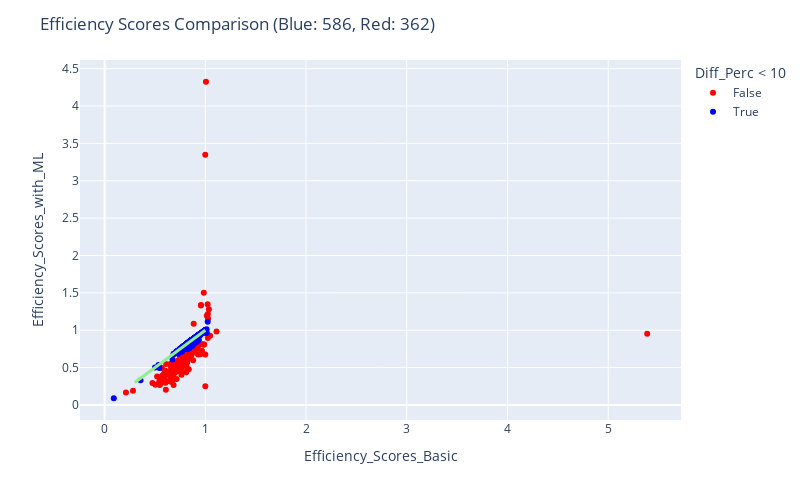

The cell this chart's notebook holds for it:
### Code cell
fig = px.scatter(df_res, x="Efficiency_Scores_Basic", y="Efficiency_Scores_with_ML", color = "Diff_Perc < 10", color_discrete_map= {True:"blue", False: "red"},
                 hover_data=["Efficiency_Scores_Basic", "Efficiency_Scores_with_ML", "Diff_Perc"] + [df_res.index])

fig.add_traces(
    list(px.line(x = np.linspace(0.3, 1, num=2), y = np.linspace(0.3, 1, num=2)).select_traces())
)

fig.update_traces(line_color='lightgreen', line_width=3)

fig.update_layout(
    autosize=False,
    width=800,
    height=500,
    title_text=f"Efficiency Scores Comparison (Blue: {blue}, Red: {red})",
)

fig.show()

### Figure 1 — Plotly figure (JSON) as saved in the notebook; plotly's stock layout.template omitted (floating-point values rounded to 4 significant figures; data arrays with more than 128 entries replaced by an {"elided": "..."} marker saying what was removed)
{"data": [{"customdata": {"elided": "362x2 float values"}, "hovertemplate": "Diff_Perc < 10=False<br>Efficiency_Scores_Basic=%{x}<br>Efficiency_Scores_with_ML=%{y}<br>Diff_Perc=%{customdata[0]}<br>index=%{customdata[1]}<extra></extra>", "legendgroup": "False", "line": {"color": "lightgreen", "width": 3}, "marker": {"color": "red", "symbol": "circle"}, "mode": "markers", "name": "False", "orientation": "v", "showlegend": true, "type": "scatter", "x": {"elided": "362 float values"}, "xaxis": "x", "y": {"elided": "362 float values"}, "yaxis": "y"}, {"customdata": {"elided": "586x2 float values"}, "hovertemplate": "Diff_Perc < 10=True<br>Efficiency_Scores_Basic=%{x}<br>Efficiency_Scores_with_ML=%{y}<br>Diff_Perc=%{customdata[0]}<br>index=%{customdata[1]}<extra></extra>", "legendgroup": "True", "line": {"color": "lightgreen", "width": 3}, "marker": {"color": "blue", "symbol": "circle"}, "mode": "markers", "name": "True", "orientation": "v", "showlegend": true, "type": "scatter", "x": {"elided": "586 float values"}, "xaxis": "x", "y": {"elided": "586 float values"}, "yaxis": "y"}, {"hovertemplate": "x=%{x}<br>y=%{y}<extra></extra>", "legendgroup": "", "line": {"color": "lightgreen", "dash": "solid", "width": 3}, "marker": {"symbol": "circle"}, "mode": "lines", "name": "", "orientation": "v", "showlegend": false, "type": "scatter", "x": [0.3, 1], "xaxis": "x", "y": [0.3, 1], "yaxis": "y"}], "layout": {"autosize": false, "height": 500, "legend": {"title": {"text": "Diff_Perc < 10"}, "tracegroupgap": 0}, "margin": {"t": 60}, "title": {"text": "Efficiency Scores Comparison (Blue: 586, Red: 362)"}, "width": 800, "xaxis": {"anchor": "y", "autorange": true, "domain": [0, 1], "range": [-0.2451, 5.723], "title": {"text": "Efficiency_Scores_Basic"}, "type": "linear"}, "yaxis": {"anchor": "x", "autorange": true, "domain": [0, 1], "range": [-0.2012, 4.616], "title": {"text": "Efficiency_Scores_with_ML"}, "type": "linear"}}}
